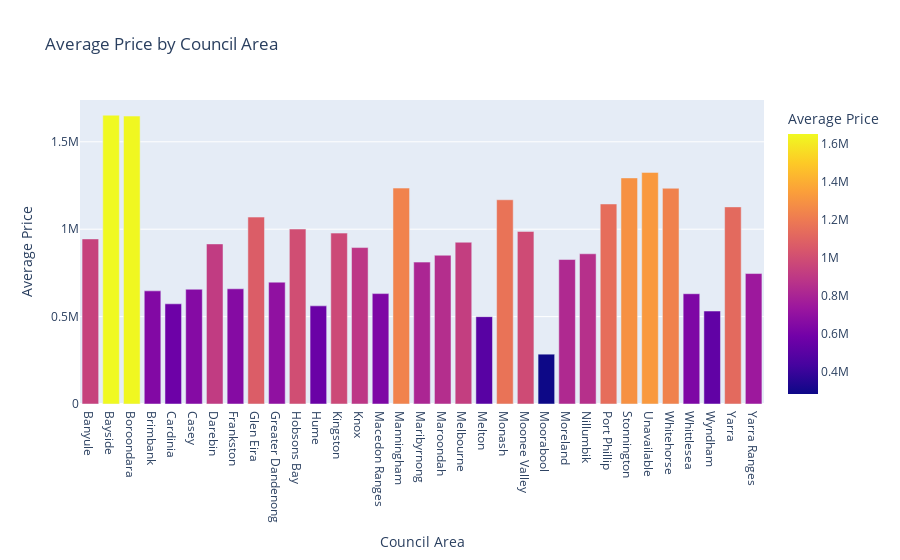

The cell this chart's notebook holds for it:
### Markdown cell above
17) **How does `Price` vary across `CouncilArea` ?**

### Code cell
avg_price_council = data.groupby("councilarea")["price"].mean().reset_index()

px.bar(avg_price_council, x="councilarea", y="price", title="Average Price by Council Area", labels={"councilarea": "Council Area", "price": "Average Price"}, color='price')

### Figure 1 — Plotly figure (JSON) as saved in the notebook; plotly's stock layout.template omitted (floating-point values rounded to 4 significant figures)
{"data": [{"hovertemplate": "Council Area=%{x}<br>Average Price=%{marker.color}<extra></extra>", "legendgroup": "", "marker": {"color": [944400.0, 1652000.0, 1647000.0, 647200.0, 573100.0, 656400.0, 915800.0, 659000.0, 1069000.0, 697100.0, 1001000.0, 561400.0, 977600.0, 894900.0, 631600.0, 1235000.0, 811700.0, 851000.0, 925500.0, 499600.0, 1168000.0, 987300.0, 285000.0, 826600.0, 859300.0, 1144000.0, 1293000.0, 1325000.0, 1234000.0, 630800.0, 531800.0, 1128000.0, 746400.0], "coloraxis": "coloraxis", "pattern": {"shape": ""}}, "name": "", "orientation": "v", "showlegend": false, "textposition": "auto", "type": "bar", "x": ["Banyule", "Bayside", "Boroondara", "Brimbank", "Cardinia", "Casey", "Darebin", "Frankston", "Glen Eira", "Greater Dandenong", "Hobsons Bay", "Hume", "Kingston", "Knox", "Macedon Ranges", "Manningham", "Maribyrnong", "Maroondah", "Melbourne", "Melton", "Monash", "Moonee Valley", "Moorabool", "Moreland", "Nillumbik", "Port Phillip", "Stonnington", "Unavailable", "Whitehorse", "Whittlesea", "Wyndham", "Yarra", "Yarra Ranges"], "xaxis": "x", "y": [944400.0, 1652000.0, 1647000.0, 647200.0, 573100.0, 656400.0, 915800.0, 659000.0, 1069000.0, 697100.0, 1001000.0, 561400.0, 977600.0, 894900.0, 631600.0, 1235000.0, 811700.0, 851000.0, 925500.0, 499600.0, 1168000.0, 987300.0, 285000.0, 826600.0, 859300.0, 1144000.0, 1293000.0, 1325000.0, 1234000.0, 630800.0, 531800.0, 1128000.0, 746400.0], "yaxis": "y"}], "layout": {"barmode": "relative", "coloraxis": {"colorbar": {"title": {"text": "Average Price"}}, "colorscale": [[0, "#0d0887"], [0.1111, "#46039f"], [0.2222, "#7201a8"], [0.3333, "#9c179e"], [0.4444, "#bd3786"], [0.5556, "#d8576b"], [0.6667, "#ed7953"], [0.7778, "#fb9f3a"], [0.8889, "#fdca26"], [1, "#f0f921"]]}, "legend": {"tracegroupgap": 0}, "title": {"text": "Average Price by Council Area"}, "xaxis": {"anchor": "y", "domain": [0, 1], "title": {"text": "Council Area"}}, "yaxis": {"anchor": "x", "domain": [0, 1], "title": {"text": "Average Price"}}}}
